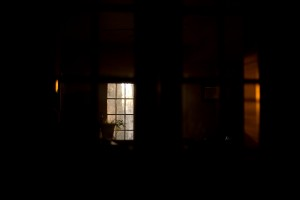
#> input picture 3학년 2학기/컴퓨터비전/4주차/week4_source/1016practice/low_light_image.jpg, 300 x 200 px
$ python 3_low_light.py
#> lines starting #> are read from the running program, lines starting #| are printed output that depends on the picture
import cv2 as cv
import numpy as np

img=cv.imread('low_light_image.jpg')
#> img is the input picture: shape (200, 300, 3); mean B, G, R 3.3, 4.7, 7.7
gray=cv.cvtColor(img,cv.COLOR_BGR2GRAY)
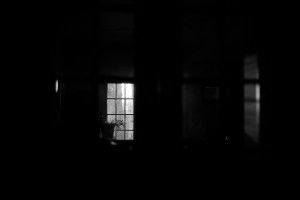
#> gray: shape (200, 300); min 0, max 255, mean 5.4

img_normalized=gray.astype(np.float32)/255.0

gamma_value=2.0
gamma_corrected_img = np.power(img_normalized,1.0/gamma_value)
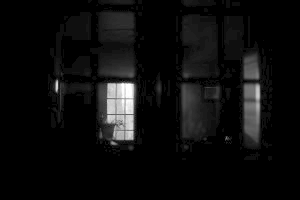
#> gamma_corrected_img: shape (200, 300) float32; min 0, max 1, mean 0.0527

gamma_corrected_img = np.clip(gamma_corrected_img*255,0,255).astype(np.uint8)

clahe=cv.createCLAHE(clipLimit=2.0, tileGridSize=(8,8))
gamma_clahe= clahe.apply(gamma_corrected_img)

cv.imshow('Original',gray)
cv.imshow('Gamma',gamma_corrected_img)
cv.imshow('Clahe',gamma_clahe)
cv.waitKey()
cv.destroyAllWindows()
